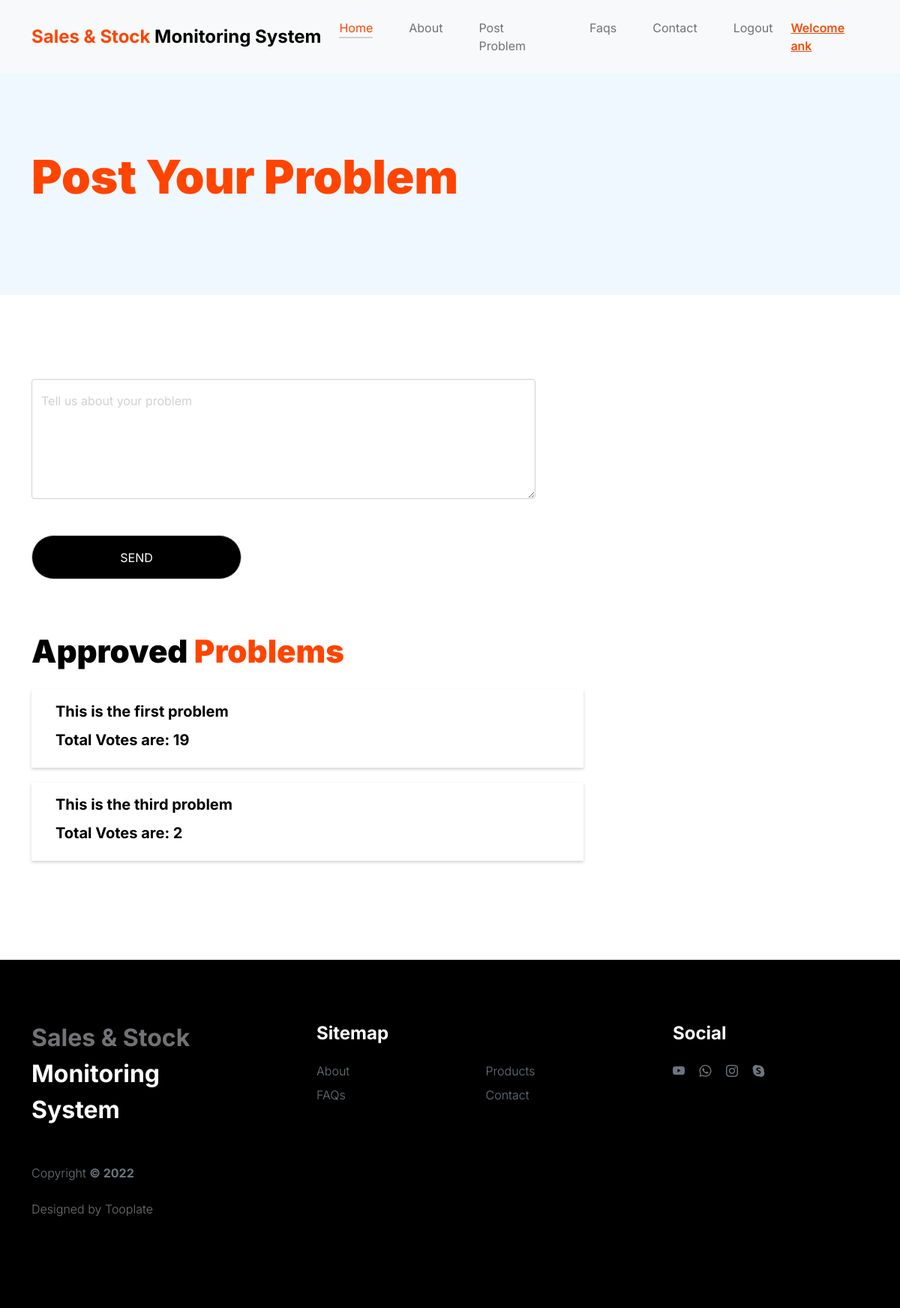
The app's page /problem/ (signed in), older data.
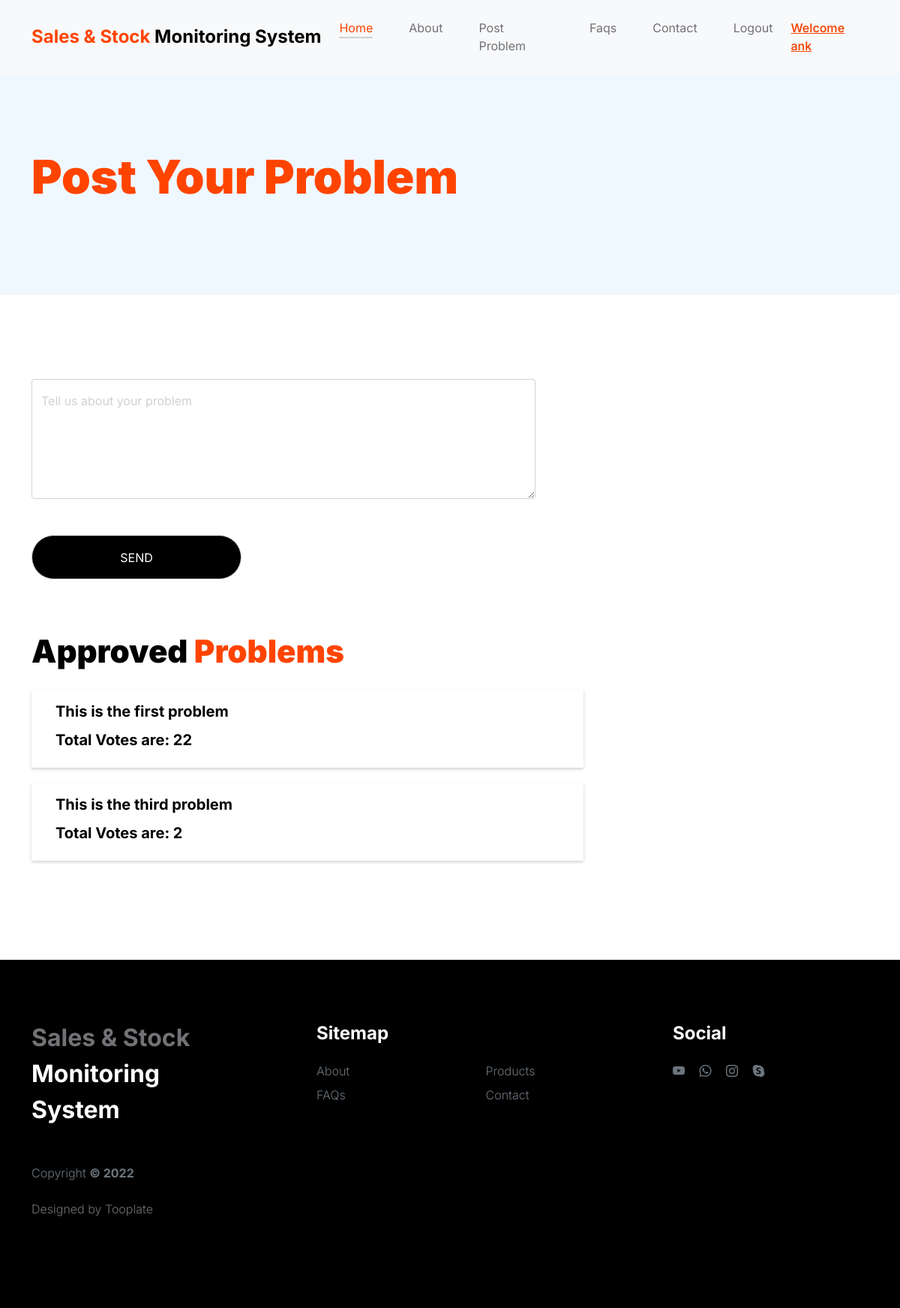
The same page, newer data.
### app1/models.py (models this page shows)
class Problems(models.Model):
    problem = models.CharField(max_length=30)
    isappoved = models.BooleanField(default=False, null=True)
    count = models.IntegerField(default=1)
    owner  = models.ForeignKey(signUp, on_delete=models.CASCADE, null=True, blank=True)
    def __str__(self):
        return str(self.problem)

### app1/views.py (the view, shortened to what this page needs)
# urls.py: path('problem/', views.problem, name='PROBLEM'),
def problem (request):
    if 'email' in request.session:
        name = signUp.objects.get(email = request.session['email'])
        probl = Problems.objects.filter(owner=name)
        print(probl)
        return render(request,'problem.html', {'name': name, 'probl': probl})
    return redirect('LOGIN1')

### app1/models.py (called while the page is built)
    def __str__(self):
        return self.name

### app1/templates/problem.html (shortened to what the changed rows need)
{% load static %}
<!doctype html>
<html lang="en">
<head>
    <link href=" {% static 'css/bootstrap.min.css' %} " rel="stylesheet">
    <link href=" {% static 'css/bootstrap-icons.css' %} " rel="stylesheet">
    <link rel="stylesheet" href=" {% static 'css/slick.css' %} " />
    <link href=" {% static 'css/tooplate-little-fashion.css' %} " rel="stylesheet">
</head>
<body>
    <main>
        <header class="site-header section-padding d-flex justify-content-center align-items-center">
            <div class="container">
                <div class="row">
                    <div class="col-lg-10 col-12">
                        <h1>
                            <span class="d-block text-primary">Post Your Problem</span>
                        </h1>
                    </div>
                </div>
            </div>
        </header>
        <section class="faq section-padding">
            <div class="container">
                <div class="row">
                    {% if probl %}
                    <div class="col-lg-8 col-12">
                        <h2 class="mt-5">Approved <span>Problems</span></h2>
                        {% for i in probl %}
                        {% if i.isappoved == True %}
                        <div class="data"
                        style="box-shadow: rgba(0, 0, 0, 0.18) 0px 2px 4px;
                        margin: 20px 0px;
                        padding: 14px 32px;
                        align-items: center;
                        ">
                            <h6>
                                {{i.problem}}
                            </h6>
                            <h6>
                                Total Votes are: {{i.count}}
                            </h6>
                        </div>
                        {% endif %}
                        {% endfor %}
                    </div>
                    {% endif %}
                </div>
            </div>
        </section>
    </main>
</body>
</html>

Row changes from the older to the newer data that the page shows:
changed Problems "This is the first problem": count "19" → "22"
